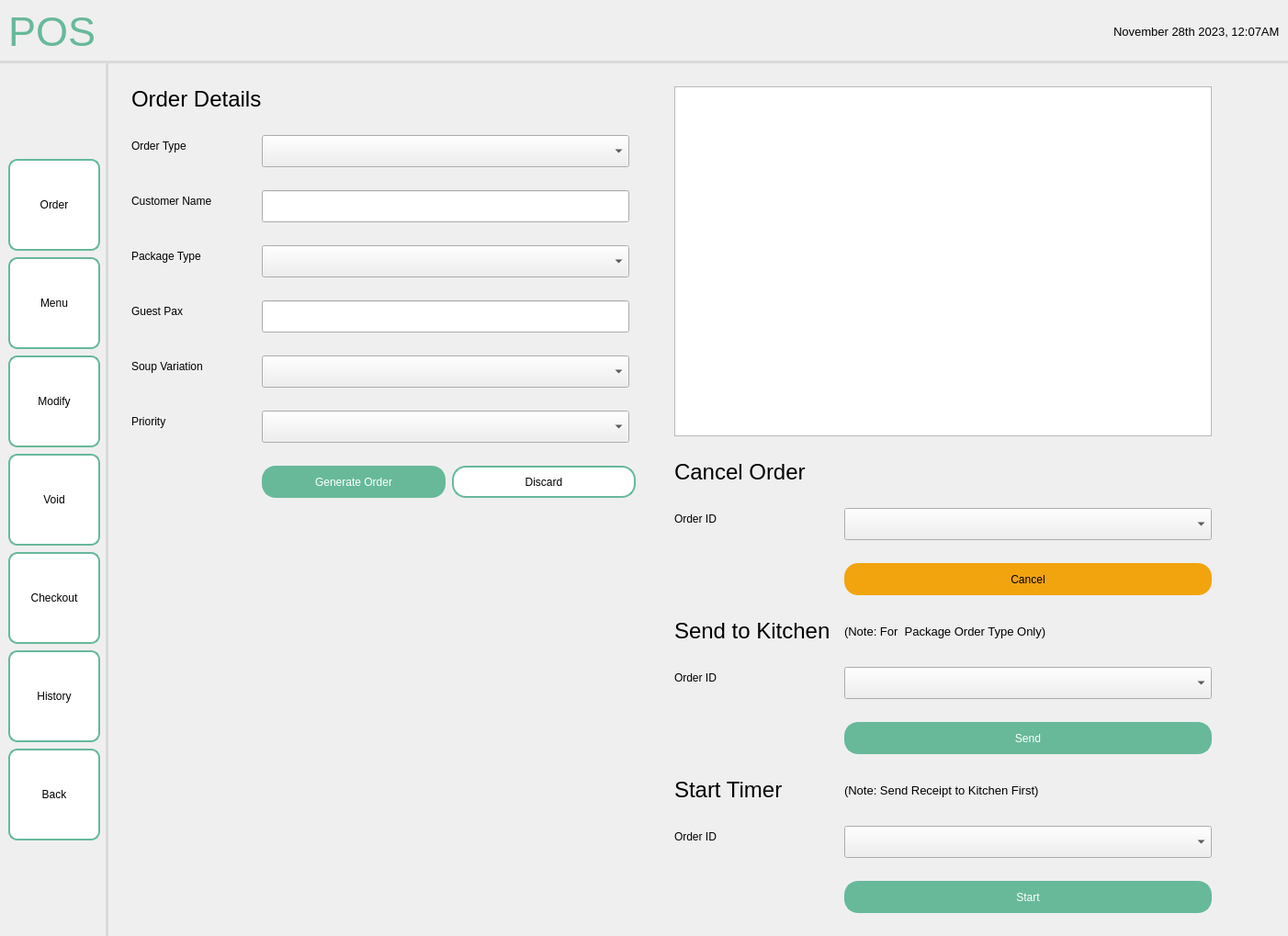
<?xml version="1.0" encoding="UTF-8"?>
<ui version="4.0">
 <class>MainWindow</class>
 <widget class="QMainWindow" name="MainWindow">
  <property name="geometry">
   <rect>
    <x>0</x>
    <y>0</y>
    <width>1402</width>
    <height>1019</height>
   </rect>
  </property>
  <property name="windowTitle">
   <string>MainWindow</string>
  </property>
  <widget class="QWidget" name="centralwidget">
   <layout class="QHBoxLayout" name="horizontalLayout">
    <property name="spacing">
     <number>0</number>
    </property>
    <property name="leftMargin">
     <number>0</number>
    </property>
    <property name="topMargin">
     <number>0</number>
    </property>
    <property name="rightMargin">
     <number>0</number>
    </property>
    <property name="bottomMargin">
     <number>0</number>
    </property>
    <item>
     <widget class="QFrame" name="frame">
      <property name="sizePolicy">
       <sizepolicy hsizetype="Preferred" vsizetype="Preferred">
        <horstretch>0</horstretch>
        <verstretch>0</verstretch>
       </sizepolicy>
      </property>
      <property name="frameShape">
       <enum>QFrame::NoFrame</enum>
      </property>
      <property name="frameShadow">
       <enum>QFrame::Plain</enum>
      </property>
      <layout class="QGridLayout" name="gridLayout">
       <property name="leftMargin">
        <number>0</number>
       </property>
       <property name="topMargin">
        <number>0</number>
       </property>
       <property name="rightMargin">
        <number>0</number>
       </property>
       <property name="bottomMargin">
        <number>0</number>
       </property>
       <property name="spacing">
        <number>0</number>
       </property>
       <item row="1" column="1">
        <widget class="QWidget" name="widget" native="true">
         <layout class="QHBoxLayout" name="horizontalLayout_4">
          <property name="leftMargin">
           <number>25</number>
          </property>
          <property name="topMargin">
           <number>25</number>
          </property>
          <property name="rightMargin">
           <number>25</number>
          </property>
          <property name="bottomMargin">
           <number>25</number>
          </property>
          <item>
           <widget class="QWidget" name="widget_4" native="true">
            <layout class="QFormLayout" name="formLayout_2">
             <property name="horizontalSpacing">
              <number>0</number>
             </property>
             <property name="verticalSpacing">
              <number>25</number>
             </property>
             <property name="leftMargin">
              <number>0</number>
             </property>
             <property name="topMargin">
              <number>0</number>
             </property>
             <property name="rightMargin">
              <number>0</number>
             </property>
             <property name="bottomMargin">
              <number>0</number>
             </property>
             <item row="0" column="0">
              <widget class="QLabel" name="label_5">
               <property name="font">
                <font>
                 <pointsize>18</pointsize>
                </font>
               </property>
               <property name="text">
                <string>Order Details</string>
               </property>
              </widget>
             </item>
             <item row="2" column="0">
              <widget class="QLabel" name="label_10">
               <property name="text">
                <string>Customer Name</string>
               </property>
              </widget>
             </item>
             <item row="2" column="1">
              <widget class="QLineEdit" name="lineEdit_9">
               <property name="minimumSize">
                <size>
                 <width>400</width>
                 <height>35</height>
                </size>
               </property>
               <property name="maximumSize">
                <size>
                 <width>400</width>
                 <height>35</height>
                </size>
               </property>
               <property name="styleSheet">
                <string notr="true"/>
               </property>
              </widget>
             </item>
             <item row="4" column="0">
              <widget class="QLabel" name="label_20">
               <property name="text">
                <string>Package Type</string>
               </property>
              </widget>
             </item>
             <item row="4" column="1">
              <widget class="QComboBox" name="comboBox_2">
               <property name="minimumSize">
                <size>
                 <width>400</width>
                 <height>35</height>
                </size>
               </property>
               <property name="maximumSize">
                <size>
                 <width>400</width>
                 <height>35</height>
                </size>
               </property>
               <property name="styleSheet">
                <string notr="true"/>
               </property>
              </widget>
             </item>
             <item row="5" column="0">
              <widget class="QLabel" name="label_19">
               <property name="text">
                <string>Guest Pax</string>
               </property>
              </widget>
             </item>
             <item row="5" column="1">
              <widget class="QLineEdit" name="lineEdit_7">
               <property name="minimumSize">
                <size>
                 <width>400</width>
                 <height>35</height>
                </size>
               </property>
               <property name="maximumSize">
                <size>
                 <width>400</width>
                 <height>35</height>
                </size>
               </property>
               <property name="styleSheet">
                <string notr="true"/>
               </property>
              </widget>
             </item>
             <item row="8" column="0">
              <widget class="QLabel" name="label_15">
               <property name="text">
                <string/>
               </property>
              </widget>
             </item>
             <item row="8" column="1">
              <widget class="QWidget" name="widget_5" native="true">
               <property name="sizePolicy">
                <sizepolicy hsizetype="Preferred" vsizetype="Preferred">
                 <horstretch>0</horstretch>
                 <verstretch>0</verstretch>
                </sizepolicy>
               </property>
               <layout class="QHBoxLayout" name="horizontalLayout_3">
                <property name="spacing">
                 <number>7</number>
                </property>
                <property name="leftMargin">
                 <number>0</number>
                </property>
                <property name="topMargin">
                 <number>0</number>
                </property>
                <property name="rightMargin">
                 <number>0</number>
                </property>
                <property name="bottomMargin">
                 <number>0</number>
                </property>
                <item>
                 <widget class="QPushButton" name="pushButton_6">
                  <property name="sizePolicy">
                   <sizepolicy hsizetype="Fixed" vsizetype="Fixed">
                    <horstretch>0</horstretch>
                    <verstretch>0</verstretch>
                   </sizepolicy>
                  </property>
                  <property name="minimumSize">
                   <size>
                    <width>200</width>
                    <height>35</height>
                   </size>
                  </property>
                  <property name="maximumSize">
                   <size>
                    <width>200</width>
                    <height>35</height>
                   </size>
                  </property>
                  <property name="styleSheet">
                   <string notr="true">QPushButton {
    background-color: #67B99A;
    color: white;
    border: 2px solid #67B99A;
    padding: 8px 16px;
    border-radius: 15px;
}
QPushButton:hover {
    background-color: #5CAE8B;
    border: 2px solid #5CAE8B;
}
QPushButton:pressed {
    background-color: #4D9C7F;
	border: 2px solid #4D9C7F;
}</string>
                  </property>
                  <property name="text">
                   <string>Generate Order</string>
                  </property>
                 </widget>
                </item>
                <item>
                 <widget class="QPushButton" name="pushButton_7">
                  <property name="sizePolicy">
                   <sizepolicy hsizetype="Fixed" vsizetype="Fixed">
                    <horstretch>0</horstretch>
                    <verstretch>0</verstretch>
                   </sizepolicy>
                  </property>
                  <property name="minimumSize">
                   <size>
                    <width>200</width>
                    <height>35</height>
                   </size>
                  </property>
                  <property name="maximumSize">
                   <size>
                    <width>200</width>
                    <height>35</height>
                   </size>
                  </property>
                  <property name="styleSheet">
                   <string notr="true">QPushButton {
    background-color: white;
    border: 2px solid #67B99A;
    color: black;
    padding: 8px 16px;
    border-radius: 15px;
}

QPushButton:hover {
    border: 2px solid #4D926D;
}

QPushButton:pressed {
	background-color: #F0F0F0;
	border: 2px solid #265C42;
}</string>
                  </property>
                  <property name="text">
                   <string>Discard</string>
                  </property>
                 </widget>
                </item>
                <item>
                 <spacer name="horizontalSpacer_4">
                  <property name="orientation">
                   <enum>Qt::Horizontal</enum>
                  </property>
                  <property name="sizeHint" stdset="0">
                   <size>
                    <width>40</width>
                    <height>20</height>
                   </size>
                  </property>
                 </spacer>
                </item>
               </layout>
              </widget>
             </item>
             <item row="6" column="0">
              <widget class="QLabel" name="label_17">
               <property name="text">
                <string>Soup Variation</string>
               </property>
              </widget>
             </item>
             <item row="6" column="1">
              <widget class="QComboBox" name="comboBox_3">
               <property name="minimumSize">
                <size>
                 <width>400</width>
                 <height>35</height>
                </size>
               </property>
               <property name="maximumSize">
                <size>
                 <width>400</width>
                 <height>35</height>
                </size>
               </property>
               <property name="styleSheet">
                <string notr="true"/>
               </property>
              </widget>
             </item>
             <item row="7" column="0">
              <widget class="QLabel" name="label_18">
               <property name="text">
                <string>Priority</string>
               </property>
              </widget>
             </item>
             <item row="7" column="1">
              <widget class="QComboBox" name="comboBox_5">
               <property name="minimumSize">
                <size>
                 <width>400</width>
                 <height>35</height>
                </size>
               </property>
               <property name="maximumSize">
                <size>
                 <width>400</width>
                 <height>35</height>
                </size>
               </property>
               <property name="styleSheet">
                <string notr="true"/>
               </property>
              </widget>
             </item>
             <item row="1" column="1">
              <widget class="QComboBox" name="comboBox_4">
               <property name="minimumSize">
                <size>
                 <width>400</width>
                 <height>35</height>
                </size>
               </property>
               <property name="maximumSize">
                <size>
                 <width>400</width>
                 <height>35</height>
                </size>
               </property>
               <property name="styleSheet">
                <string notr="true"/>
               </property>
              </widget>
             </item>
             <item row="1" column="0">
              <widget class="QLabel" name="label_14">
               <property name="text">
                <string>Order Type</string>
               </property>
              </widget>
             </item>
            </layout>
           </widget>
          </item>
          <item>
           <widget class="QWidget" name="widget_9" native="true">
            <layout class="QFormLayout" name="formLayout_4">
             <property name="horizontalSpacing">
              <number>15</number>
             </property>
             <property name="verticalSpacing">
              <number>25</number>
             </property>
             <property name="leftMargin">
              <number>0</number>
             </property>
             <property name="topMargin">
              <number>0</number>
             </property>
             <property name="rightMargin">
              <number>0</number>
             </property>
             <property name="bottomMargin">
              <number>0</number>
             </property>
             <item row="1" column="0" colspan="2">
              <widget class="QTableWidget" name="tableWidget"/>
             </item>
             <item row="4" column="0">
              <widget class="QLabel" name="label_7">
               <property name="font">
                <font>
                 <pointsize>18</pointsize>
                </font>
               </property>
               <property name="text">
                <string/>
               </property>
              </widget>
             </item>
             <item row="8" column="0">
              <widget class="QLabel" name="label_8">
               <property name="font">
                <font>
                 <pointsize>18</pointsize>
                </font>
               </property>
               <property name="text">
                <string>Start Timer</string>
               </property>
              </widget>
             </item>
             <item row="9" column="0">
              <widget class="QLabel" name="label_23">
               <property name="text">
                <string>Order ID</string>
               </property>
              </widget>
             </item>
             <item row="9" column="1">
              <widget class="QComboBox" name="comboBox_8">
               <property name="minimumSize">
                <size>
                 <width>400</width>
                 <height>35</height>
                </size>
               </property>
               <property name="maximumSize">
                <size>
                 <width>400</width>
                 <height>35</height>
                </size>
               </property>
               <property name="styleSheet">
                <string notr="true"/>
               </property>
              </widget>
             </item>
             <item row="10" column="0">
              <widget class="QLabel" name="label_9">
               <property name="font">
                <font>
                 <pointsize>18</pointsize>
                </font>
               </property>
               <property name="text">
                <string/>
               </property>
              </widget>
             </item>
             <item row="10" column="1">
              <widget class="QPushButton" name="pushButton_2">
               <property name="minimumSize">
                <size>
                 <width>400</width>
                 <height>35</height>
                </size>
               </property>
               <property name="maximumSize">
                <size>
                 <width>0</width>
                 <height>35</height>
                </size>
               </property>
               <property name="font">
                <font>
                 <pointsize>9</pointsize>
                 <weight>50</weight>
                 <bold>false</bold>
                </font>
               </property>
               <property name="styleSheet">
                <string notr="true">QPushButton {
    background-color: #67B99A;
    color: white;
    border: 2px solid #67B99A;
    padding: 8px 16px;
    border-radius: 15px;
}
QPushButton:hover {
    background-color: #5CAE8B;
    border: 2px solid #5CAE8B;
}
QPushButton:pressed {
    background-color: #4D9C7F;
	border: 2px solid #4D9C7F;
}</string>
               </property>
               <property name="text">
                <string>Start</string>
               </property>
              </widget>
             </item>
             <item row="7" column="1">
              <widget class="QPushButton" name="pushButton_3">
               <property name="minimumSize">
                <size>
                 <width>400</width>
                 <height>35</height>
                </size>
               </property>
               <property name="maximumSize">
                <size>
                 <width>0</width>
                 <height>35</height>
                </size>
               </property>
               <property name="font">
                <font>
                 <pointsize>9</pointsize>
                 <weight>50</weight>
                 <bold>false</bold>
                </font>
               </property>
               <property name="styleSheet">
                <string notr="true">QPushButton {
    background-color: #67B99A;
    color: white;
    border: 2px solid #67B99A;
    padding: 8px 16px;
    border-radius: 15px;
}
QPushButton:hover {
    background-color: #5CAE8B;
    border: 2px solid #5CAE8B;
}
QPushButton:pressed {
    background-color: #4D9C7F;
	border: 2px solid #4D9C7F;
}</string>
               </property>
               <property name="text">
                <string>Send</string>
               </property>
              </widget>
             </item>
             <item row="6" column="0">
              <widget class="QLabel" name="label_24">
               <property name="text">
                <string>Order ID</string>
               </property>
              </widget>
             </item>
             <item row="6" column="1">
              <widget class="QComboBox" name="comboBox_9">
               <property name="minimumSize">
                <size>
                 <width>400</width>
                 <height>35</height>
                </size>
               </property>
               <property name="maximumSize">
                <size>
                 <width>400</width>
                 <height>35</height>
                </size>
               </property>
               <property name="styleSheet">
                <string notr="true"/>
               </property>
              </widget>
             </item>
             <item row="5" column="0">
              <widget class="QLabel" name="label_11">
               <property name="font">
                <font>
                 <pointsize>18</pointsize>
                </font>
               </property>
               <property name="text">
                <string>Send to Kitchen</string>
               </property>
              </widget>
             </item>
             <item row="3" column="1">
              <widget class="QComboBox" name="comboBox_7">
               <property name="minimumSize">
                <size>
                 <width>400</width>
                 <height>35</height>
                </size>
               </property>
               <property name="maximumSize">
                <size>
                 <width>400</width>
                 <height>35</height>
                </size>
               </property>
               <property name="styleSheet">
                <string notr="true"/>
               </property>
              </widget>
             </item>
             <item row="3" column="0">
              <widget class="QLabel" name="label_22">
               <property name="text">
                <string>Order ID</string>
               </property>
              </widget>
             </item>
             <item row="2" column="0">
              <widget class="QLabel" name="label_6">
               <property name="font">
                <font>
                 <pointsize>18</pointsize>
                </font>
               </property>
               <property name="text">
                <string>Cancel Order</string>
               </property>
              </widget>
             </item>
             <item row="4" column="1">
              <widget class="QPushButton" name="pushButton">
               <property name="minimumSize">
                <size>
                 <width>400</width>
                 <height>35</height>
                </size>
               </property>
               <property name="maximumSize">
                <size>
                 <width>0</width>
                 <height>35</height>
                </size>
               </property>
               <property name="font">
                <font>
                 <pointsize>9</pointsize>
                 <weight>50</weight>
                 <bold>false</bold>
                </font>
               </property>
               <property name="styleSheet">
                <string notr="true">QPushButton {
    background-color: #F1A40E;
    color: black;
    border-radius: 15px;
    border: none;
}

QPushButton:hover {
    background-color: #E1920C;
}

QPushButton:pressed {
    background-color: #C77908;
}
</string>
               </property>
               <property name="text">
                <string>Cancel</string>
               </property>
              </widget>
             </item>
             <item row="8" column="1">
              <widget class="QLabel" name="label_12">
               <property name="font">
                <font>
                 <pointsize>10</pointsize>
                </font>
               </property>
               <property name="text">
                <string>(Note: Send Receipt to Kitchen First)</string>
               </property>
              </widget>
             </item>
             <item row="5" column="1">
              <widget class="QLabel" name="label_13">
               <property name="font">
                <font>
                 <pointsize>10</pointsize>
                </font>
               </property>
               <property name="text">
                <string>(Note: For  Package Order Type Only)</string>
               </property>
              </widget>
             </item>
            </layout>
           </widget>
          </item>
          <item>
           <widget class="QWidget" name="widget_6" native="true">
            <layout class="QVBoxLayout" name="verticalLayout">
             <property name="spacing">
              <number>0</number>
             </property>
             <property name="leftMargin">
              <number>15</number>
             </property>
             <property name="topMargin">
              <number>0</number>
             </property>
             <property name="rightMargin">
              <number>0</number>
             </property>
             <property name="bottomMargin">
              <number>0</number>
             </property>
            </layout>
           </widget>
          </item>
          <item>
           <spacer name="horizontalSpacer_2">
            <property name="orientation">
             <enum>Qt::Horizontal</enum>
            </property>
            <property name="sizeHint" stdset="0">
             <size>
              <width>40</width>
              <height>20</height>
             </size>
            </property>
           </spacer>
          </item>
         </layout>
        </widget>
       </item>
       <item row="1" column="0">
        <widget class="QWidget" name="navbar" native="true">
         <property name="sizePolicy">
          <sizepolicy hsizetype="Fixed" vsizetype="Preferred">
           <horstretch>0</horstretch>
           <verstretch>0</verstretch>
          </sizepolicy>
         </property>
         <property name="styleSheet">
          <string notr="true">QWidget {
    border-right: 3px solid #D8DBD9;
}
</string>
         </property>
         <layout class="QVBoxLayout" name="verticalLayout_2">
          <property name="spacing">
           <number>7</number>
          </property>
          <item>
           <spacer name="verticalSpacer">
            <property name="orientation">
             <enum>Qt::Vertical</enum>
            </property>
            <property name="sizeHint" stdset="0">
             <size>
              <width>20</width>
              <height>40</height>
             </size>
            </property>
           </spacer>
          </item>
          <item>
           <widget class="QPushButton" name="orderBTN">
            <property name="minimumSize">
             <size>
              <width>100</width>
              <height>100</height>
             </size>
            </property>
            <property name="maximumSize">
             <size>
              <width>100</width>
              <height>100</height>
             </size>
            </property>
            <property name="styleSheet">
             <string notr="true">QPushButton {
    background-color: white;
    border: 2px solid #67B99A;
    color: black;
    padding: 8px 16px;
    border-radius: 10px;
}

QPushButton:hover {
    border: 2px solid #4D926D;
}

QPushButton:pressed {
	background-color: #F0F0F0;
	border: 2px solid #265C42;
}</string>
            </property>
            <property name="text">
             <string>Order</string>
            </property>
           </widget>
          </item>
          <item>
           <widget class="QPushButton" name="menuBTN">
            <property name="minimumSize">
             <size>
              <width>100</width>
              <height>100</height>
             </size>
            </property>
            <property name="maximumSize">
             <size>
              <width>100</width>
              <height>100</height>
             </size>
            </property>
            <property name="styleSheet">
             <string notr="true">QPushButton {
    background-color: white;
    border: 2px solid #67B99A;
    color: black;
    padding: 8px 16px;
    border-radius: 10px;
}

QPushButton:hover {
    border: 2px solid #4D926D;
}

QPushButton:pressed {
	background-color: #F0F0F0;
	border: 2px solid #265C42;
}</string>
            </property>
            <property name="text">
             <string>Menu</string>
            </property>
           </widget>
          </item>
          <item>
           <widget class="QPushButton" name="modifyBTN">
            <property name="minimumSize">
             <size>
              <width>100</width>
              <height>100</height>
             </size>
            </property>
            <property name="maximumSize">
             <size>
              <width>100</width>
              <height>100</height>
             </size>
            </property>
            <property name="styleSheet">
             <string notr="true">QPushButton {
    background-color: white;
    border: 2px solid #67B99A;
    color: black;
    padding: 8px 16px;
    border-radius: 10px;
}

QPushButton:hover {
    border: 2px solid #4D926D;
}

QPushButton:pressed {
	background-color: #F0F0F0;
	border: 2px solid #265C42;
}</string>
            </property>
            <property name="text">
             <string>Modify</string>
            </property>
           </widget>
          </item>
          <item>
           <widget class="QPushButton" name="voidBTN">
            <property name="minimumSize">
             <size>
              <width>100</width>
              <height>100</height>
             </size>
            </property>
            <property name="maximumSize">
             <size>
              <width>100</width>
              <height>100</height>
             </size>
            </property>
            <property name="styleSheet">
             <string notr="true">QPushButton {
    background-color: white;
    border: 2px solid #67B99A;
    color: black;
    padding: 8px 16px;
    border-radius: 10px;
}

QPushButton:hover {
    border: 2px solid #4D926D;
}

QPushButton:pressed {
	background-color: #F0F0F0;
	border: 2px solid #265C42;
}</string>
            </property>
            <property name="text">
             <string>Void</string>
            </property>
           </widget>
          </item>
          <item>
           <widget class="QPushButton" name="checkoutBTN">
            <property name="minimumSize">
             <size>
              <width>100</width>
              <height>100</height>
             </size>
            </property>
            <property name="maximumSize">
             <size>
              <width>100</width>
              <height>100</height>
             </size>
            </property>
            <property name="styleSheet">
             <string notr="true">QPushButton {
    background-color: white;
    border: 2px solid #67B99A;
    color: black;
    padding: 8px 16px;
    border-radius: 10px;
}

QPushButton:hover {
    border: 2px solid #4D926D;
}

QPushButton:pressed {
	background-color: #F0F0F0;
	border: 2px solid #265C42;
}</string>
            </property>
            <property name="text">
             <string>Checkout</string>
            </property>
           </widget>
          </item>
          <item>
           <widget class="QPushButton" name="historyBTN">
            <property name="minimumSize">
             <size>
              <width>100</width>
              <height>100</height>
             </size>
            </property>
            <property name="maximumSize">
             <size>
              <width>100</width>
              <height>100</height>
             </size>
            </property>
            <property name="styleSheet">
             <string notr="true">QPushButton {
    background-color: white;
    border: 2px solid #67B99A;
    color: black;
    padding: 8px 16px;
    border-radius: 10px;
}

QPushButton:hover {
    border: 2px solid #4D926D;
}

QPushButton:pressed {
	background-color: #F0F0F0;
	border: 2px solid #265C42;
}</string>
            </property>
            <property name="text">
             <string>History</string>
            </property>
           </widget>
          </item>
          <item>
           <widget class="QPushButton" name="backBTN">
            <property name="sizePolicy">
             <sizepolicy hsizetype="Fixed" vsizetype="Fixed">
              <horstretch>0</horstretch>
              <verstretch>0</verstretch>
             </sizepolicy>
            </property>
            <property name="minimumSize">
             <size>
              <width>100</width>
              <height>100</height>
             </size>
            </property>
            <property name="maximumSize">
             <size>
              <width>100</width>
              <height>100</height>
             </size>
            </property>
            <property name="font">
             <font>
              <pointsize>9</pointsize>
             </font>
            </property>
            <property name="styleSheet">
             <string notr="true">QPushButton {
    background-color: white;
    border: 2px solid #67B99A;
    color: black;
    padding: 8px 16px;
    border-radius: 10px;
}

QPushButton:hover {
    border: 2px solid #4D926D;
}

QPushButton:pressed {
	background-color: #F0F0F0;
	border: 2px solid #265C42;
}</string>
            </property>
            <property name="text">
             <string>Back</string>
            </property>
            <property name="autoRepeat">
             <bool>false</bool>
            </property>
           </widget>
          </item>
          <item>
           <spacer name="verticalSpacer_3">
            <property name="orientation">
             <enum>Qt::Vertical</enum>
            </property>
            <property name="sizeHint" stdset="0">
             <size>
              <width>20</width>
              <height>40</height>
             </size>
            </property>
           </spacer>
          </item>
         </layout>
        </widget>
       </item>
       <item row="0" column="0" colspan="2">
        <widget class="QWidget" name="header" native="true">
         <property name="styleSheet">
          <string notr="true">QWidget {
    border-bottom: 3px solid #D8DBD9; 
}
</string>
         </property>
         <layout class="QHBoxLayout" name="horizontalLayout_2">
          <item>
           <widget class="QLabel" name="label">
            <property name="font">
             <font>
              <pointsize>-1</pointsize>
             </font>
            </property>
            <property name="layoutDirection">
             <enum>Qt::LeftToRight</enum>
            </property>
            <property name="styleSheet">
             <string notr="true">QLabel {
    color: #67B99A;
    font-size: 45px;
}</string>
            </property>
            <property name="text">
             <string>POS</string>
            </property>
            <property name="scaledContents">
             <bool>false</bool>
            </property>
           </widget>
          </item>
          <item>
           <spacer name="horizontalSpacer">
            <property name="orientation">
             <enum>Qt::Horizontal</enum>
            </property>
            <property name="sizeHint" stdset="0">
             <size>
              <width>40</width>
              <height>20</height>
             </size>
            </property>
           </spacer>
          </item>
          <item>
           <widget class="QLabel" name="date">
            <property name="font">
             <font>
              <pointsize>10</pointsize>
             </font>
            </property>
            <property name="styleSheet">
             <string notr="true">QLabel {
    color: black;
}</string>
            </property>
            <property name="text">
             <string>November 28th 2023, 12:07AM</string>
            </property>
           </widget>
          </item>
         </layout>
        </widget>
       </item>
      </layout>
     </widget>
    </item>
   </layout>
  </widget>
 </widget>
 <resources>
  <include location="../../../../assets/resourceFile.qrc"/>
 </resources>
 <connections/>
</ui>
